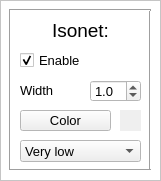
  <widget class="QFrame" name="frame_2">
   <property name="geometry">
    <rect>
     <x>1020</x>
     <y>60</y>
     <width>161</width>
     <height>181</height>
    </rect>
   </property>
   <property name="palette">
    <palette>
     <active>
      <colorrole role="Base">
       <brush brushstyle="SolidPattern">
        <color alpha="255">
         <red>255</red>
         <green>255</green>
         <blue>255</blue>
        </color>
       </brush>
      </colorrole>
      <colorrole role="Window">
       <brush brushstyle="SolidPattern">
        <color alpha="255">
         <red>255</red>
         <green>255</green>
         <blue>255</blue>
        </color>
       </brush>
      </colorrole>
     </active>
     <inactive>
      <colorrole role="Base">
       <brush brushstyle="SolidPattern">
        <color alpha="255">
         <red>255</red>
         <green>255</green>
         <blue>255</blue>
        </color>
       </brush>
      </colorrole>
      <colorrole role="Window">
       <brush brushstyle="SolidPattern">
        <color alpha="255">
         <red>255</red>
         <green>255</green>
         <blue>255</blue>
        </color>
       </brush>
      </colorrole>
     </inactive>
     <disabled>
      <colorrole role="Base">
       <brush brushstyle="SolidPattern">
        <color alpha="255">
         <red>255</red>
         <green>255</green>
         <blue>255</blue>
        </color>
       </brush>
      </colorrole>
      <colorrole role="Window">
       <brush brushstyle="SolidPattern">
        <color alpha="255">
         <red>255</red>
         <green>255</green>
         <blue>255</blue>
        </color>
       </brush>
      </colorrole>
     </disabled>
    </palette>
   </property>
   <property name="autoFillBackground">
    <bool>true</bool>
   </property>
   <property name="frameShape">
    <enum>QFrame::StyledPanel</enum>
   </property>
   <property name="frameShadow">
    <enum>QFrame::Raised</enum>
   </property>
   <widget class="Line" name="line_axisLeft_3">
    <property name="geometry">
     <rect>
      <x>0</x>
      <y>9</y>
      <width>20</width>
      <height>161</height>
     </rect>
    </property>
    <property name="orientation">
     <enum>Qt::Vertical</enum>
    </property>
   </widget>
   <widget class="Line" name="line_3">
    <property name="geometry">
     <rect>
      <x>140</x>
      <y>10</y>
      <width>20</width>
      <height>160</height>
     </rect>
    </property>
    <property name="orientation">
     <enum>Qt::Vertical</enum>
    </property>
   </widget>
   <widget class="Line" name="line_axisBottom_3">
    <property name="geometry">
     <rect>
      <x>10</x>
      <y>160</y>
      <width>141</width>
      <height>20</height>
     </rect>
    </property>
    <property name="orientation">
     <enum>Qt::Horizontal</enum>
    </property>
   </widget>
   <widget class="Line" name="line_axisTop_3">
    <property name="geometry">
     <rect>
      <x>10</x>
      <y>0</y>
      <width>141</width>
      <height>20</height>
     </rect>
    </property>
    <property name="orientation">
     <enum>Qt::Horizontal</enum>
    </property>
   </widget>
   <widget class="QLabel" name="label_4">
    <property name="geometry">
     <rect>
      <x>20</x>
      <y>20</y>
      <width>121</width>
      <height>21</height>
     </rect>
    </property>
    <property name="font">
     <font>
      <pointsize>14</pointsize>
     </font>
    </property>
    <property name="text">
     <string>Isonet:</string>
    </property>
    <property name="alignment">
     <set>Qt::AlignCenter</set>
    </property>
   </widget>
   <widget class="QCheckBox" name="checkBox_isonetEnabled">
    <property name="enabled">
     <bool>true</bool>
    </property>
    <property name="geometry">
     <rect>
      <x>20</x>
      <y>50</y>
      <width>121</width>
      <height>21</height>
     </rect>
    </property>
    <property name="font">
     <font>
      <pointsize>10</pointsize>
     </font>
    </property>
    <property name="text">
     <string>Enable</string>
    </property>
    <property name="iconSize">
     <size>
      <width>16</width>
      <height>16</height>
     </size>
    </property>
    <property name="checked">
     <bool>true</bool>
    </property>
   </widget>
   <widget class="QDoubleSpinBox" name="spinBox_isonetWidth">
    <property name="geometry">
     <rect>
      <x>90</x>
      <y>80</y>
      <width>51</width>
      <height>22</height>
     </rect>
    </property>
    <property name="font">
     <font>
      <pointsize>10</pointsize>
     </font>
    </property>
    <property name="prefix">
     <string/>
    </property>
    <property name="decimals">
     <number>1</number>
    </property>
    <property name="minimum">
     <double>0.500000000000000</double>
    </property>
    <property name="maximum">
     <double>5.000000000000000</double>
    </property>
    <property name="singleStep">
     <double>0.100000000000000</double>
    </property>
    <property name="value">
     <double>1.000000000000000</double>
    </property>
   </widget>
   <widget class="QLabel" name="label_5">
    <property name="geometry">
     <rect>
      <x>20</x>
      <y>80</y>
      <width>61</width>
      <height>21</height>
     </rect>
    </property>
    <property name="font">
     <font>
      <pointsize>10</pointsize>
     </font>
    </property>
    <property name="text">
     <string>Width</string>
    </property>
   </widget>
   <widget class="QPushButton" name="pushButton_isonetColor">
    <property name="geometry">
     <rect>
      <x>20</x>
      <y>110</y>
      <width>91</width>
      <height>21</height>
     </rect>
    </property>
    <property name="font">
     <font>
      <pointsize>10</pointsize>
     </font>
    </property>
    <property name="text">
     <string>Color</string>
    </property>
   </widget>
   <widget class="QLabel" name="label_isonetColor">
    <property name="geometry">
     <rect>
      <x>120</x>
      <y>110</y>
      <width>21</width>
      <height>21</height>
     </rect>
    </property>
    <property name="palette">
     <palette>
      <active>
       <colorrole role="Base">
        <brush brushstyle="SolidPattern">
         <color alpha="255">
          <red>255</red>
          <green>255</green>
          <blue>255</blue>
         </color>
        </brush>
       </colorrole>
       <colorrole role="Window">
        <brush brushstyle="SolidPattern">
         <color alpha="255">
          <red>239</red>
          <green>239</green>
          <blue>239</blue>
         </color>
        </brush>
       </colorrole>
      </active>
      <inactive>
       <colorrole role="Base">
        <brush brushstyle="SolidPattern">
         <color alpha="255">
          <red>255</red>
          <green>255</green>
          <blue>255</blue>
         </color>
        </brush>
       </colorrole>
       <colorrole role="Window">
        <brush brushstyle="SolidPattern">
         <color alpha="255">
          <red>239</red>
          <green>239</green>
          <blue>239</blue>
         </color>
        </brush>
       </colorrole>
      </inactive>
      <disabled>
       <colorrole role="Base">
        <brush brushstyle="SolidPattern">
         <color alpha="255">
          <red>239</red>
          <green>239</green>
          <blue>239</blue>
         </color>
        </brush>
       </colorrole>
       <colorrole role="Window">
        <brush brushstyle="SolidPattern">
         <color alpha="255">
          <red>239</red>
          <green>239</green>
          <blue>239</blue>
         </color>
        </brush>
       </colorrole>
      </disabled>
     </palette>
    </property>
    <property name="autoFillBackground">
     <bool>true</bool>
    </property>
    <property name="text">
     <string/>
    </property>
   </widget>
   <widget class="QComboBox" name="comboBox_isolinePeriodicy">
    <property name="geometry">
     <rect>
      <x>20</x>
      <y>140</y>
      <width>121</width>
      <height>22</height>
     </rect>
    </property>
    <property name="font">
     <font>
      <pointsize>10</pointsize>
     </font>
    </property>
    <item>
     <property name="text">
      <string>Very low</string>
     </property>
    </item>
    <item>
     <property name="text">
      <string>Low</string>
     </property>
    </item>
    <item>
     <property name="text">
      <string>Decreased</string>
     </property>
    </item>
    <item>
     <property name="text">
      <string>Middle</string>
     </property>
    </item>
    <item>
     <property name="text">
      <string>Increased</string>
     </property>
    </item>
    <item>
     <property name="text">
      <string>High</string>
     </property>
    </item>
    <item>
     <property name="text">
      <string>Very high</string>
     </property>
    </item>
    <item>
     <property name="text">
      <string>Ultra high</string>
     </property>
    </item>
   </widget>
  </widget>
